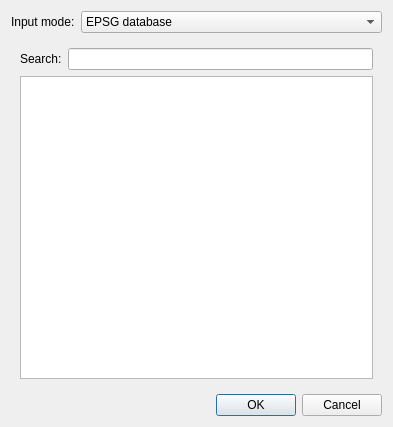
<?xml version="1.0" encoding="UTF-8"?>
<ui version="4.0">
 <class>SRSDialog</class>
 <widget class="QDialog" name="SRSDialog">
  <property name="geometry">
   <rect>
    <x>0</x>
    <y>0</y>
    <width>393</width>
    <height>427</height>
   </rect>
  </property>
  <property name="windowTitle">
   <string>SRS selection</string>
  </property>
  <layout class="QGridLayout" name="gridLayout">
   <item row="0" column="0">
    <widget class="QLabel" name="label_4">
     <property name="text">
      <string>Input mode:</string>
     </property>
     <property name="buddy">
      <cstring>comboBox</cstring>
     </property>
    </widget>
   </item>
   <item row="0" column="1">
    <widget class="QComboBox" name="comboBox">
     <property name="sizePolicy">
      <sizepolicy hsizetype="Expanding" vsizetype="Fixed">
       <horstretch>0</horstretch>
       <verstretch>0</verstretch>
      </sizepolicy>
     </property>
     <item>
      <property name="text">
       <string>EPSG database</string>
      </property>
     </item>
     <item>
      <property name="text">
       <string>WKT code</string>
      </property>
     </item>
     <item>
      <property name="text">
       <string>proj4 string</string>
      </property>
     </item>
    </widget>
   </item>
   <item row="1" column="0" colspan="2">
    <widget class="QStackedWidget" name="stackedWidget">
     <property name="currentIndex">
      <number>0</number>
     </property>
     <widget class="QWidget" name="page">
      <layout class="QGridLayout" name="gridLayout_2">
       <item row="0" column="0">
        <widget class="QLabel" name="label">
         <property name="text">
          <string>Search:</string>
         </property>
        </widget>
       </item>
       <item row="0" column="1">
        <widget class="QLineEdit" name="seachLineEdit"/>
       </item>
       <item row="1" column="0" colspan="2">
        <widget class="QListWidget" name="srsListWidget"/>
       </item>
      </layout>
     </widget>
     <widget class="QWidget" name="page_2">
      <layout class="QVBoxLayout" name="verticalLayout">
       <item>
        <widget class="QLabel" name="label_2">
         <property name="text">
          <string>WKT code:</string>
         </property>
        </widget>
       </item>
       <item>
        <widget class="QPlainTextEdit" name="wktTextEdit"/>
       </item>
      </layout>
     </widget>
     <widget class="QWidget" name="page_3">
      <layout class="QVBoxLayout" name="verticalLayout_2">
       <item>
        <widget class="QLabel" name="label_3">
         <property name="text">
          <string>Proj4 string:</string>
         </property>
        </widget>
       </item>
       <item>
        <widget class="QPlainTextEdit" name="proj4TextEdit"/>
       </item>
      </layout>
     </widget>
    </widget>
   </item>
   <item row="2" column="0" colspan="2">
    <widget class="QDialogButtonBox" name="buttonBox">
     <property name="orientation">
      <enum>Qt::Horizontal</enum>
     </property>
     <property name="standardButtons">
      <set>QDialogButtonBox::Cancel|QDialogButtonBox::Ok</set>
     </property>
    </widget>
   </item>
  </layout>
 </widget>
 <resources/>
 <connections>
  <connection>
   <sender>buttonBox</sender>
   <signal>accepted()</signal>
   <receiver>SRSDialog</receiver>
   <slot>accept()</slot>
   <hints>
    <hint type="sourcelabel">
     <x>172</x>
     <y>499</y>
    </hint>
    <hint type="destinationlabel">
     <x>157</x>
     <y>274</y>
    </hint>
   </hints>
  </connection>
  <connection>
   <sender>buttonBox</sender>
   <signal>rejected()</signal>
   <receiver>SRSDialog</receiver>
   <slot>reject()</slot>
   <hints>
    <hint type="sourcelabel">
     <x>172</x>
     <y>499</y>
    </hint>
    <hint type="destinationlabel">
     <x>286</x>
     <y>274</y>
    </hint>
   </hints>
  </connection>
  <connection>
   <sender>comboBox</sender>
   <signal>currentIndexChanged(int)</signal>
   <receiver>stackedWidget</receiver>
   <slot>setCurrentIndex(int)</slot>
   <hints>
    <hint type="sourcelabel">
     <x>308</x>
     <y>27</y>
    </hint>
    <hint type="destinationlabel">
     <x>276</x>
     <y>138</y>
    </hint>
   </hints>
  </connection>
 </connections>
</ui>
